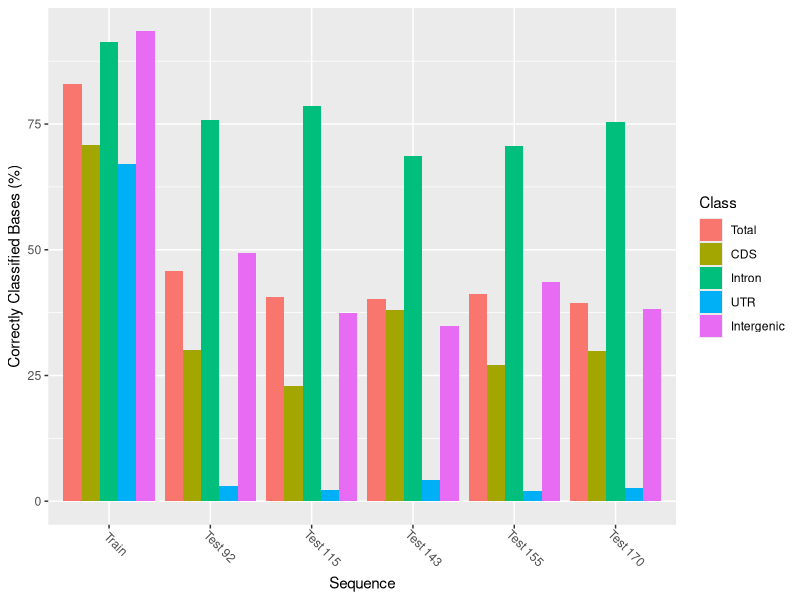

Write R code to recreate this figure.
library(ggplot2)
library(data.table)

setwd("/Users/jslomas/Box/STAT_760/DeepGenomeAnnotation")
result <- as.data.table(read.csv("results.csv"))
result <-  melt(result,id.vars = "Seq",variable.name="Class", value.name = "Percent")
result$Seq <- factor(result$Seq, levels=c("Train",
                                          "Test 92",
                                          "Test 115",
                                          "Test 143",
                                          "Test 155",
                                          "Test 170"))
ggplot(result, aes(x = Seq, y=Percent, fill=Class)) +
  geom_bar(position="dodge", stat="identity") +
  theme(axis.text.x = element_text(angle = -45, vjust = 0.3, hjust=0.2)) +
  xlab("Sequence") +
  ylab("Correctly Classified Bases (%)")
